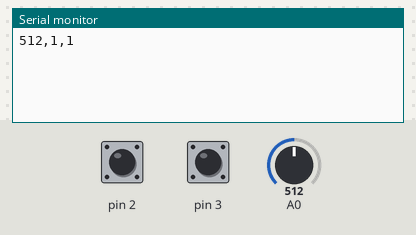
A sketch run on a simulated Arduino Uno, built with avr-gcc and run on an emulated ATmega328P. Shown: the last lines printed to the serial monitor. Inputs (shaded band) come from the test bench; at power-on: A0 = 512, pin 2 HIGH, pin 3 HIGH.

Above: at 1.2 s.
1.3 s: A0 set to 716
At 2.5 s:
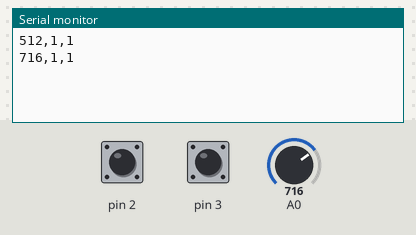
2.8 s: pin 2 pulled LOW for 0.15 s
At 3.5 s:
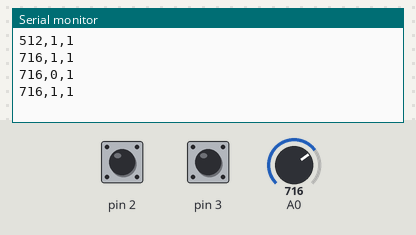
4.4 s: pin 3 pulled LOW for 0.15 s
At 5.3 s:
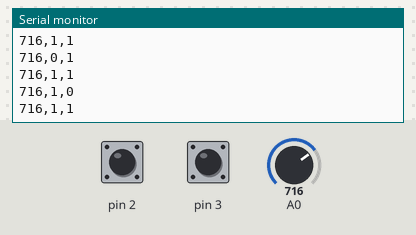
6.0 s: A0 set to 900
At 6.9 s:
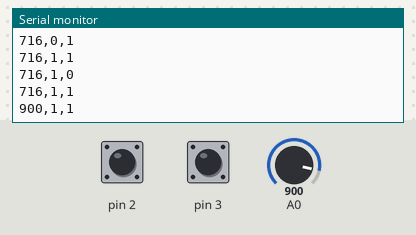
7.5 s: pin 2 pulled LOW for 1 s
At 9.7 s:
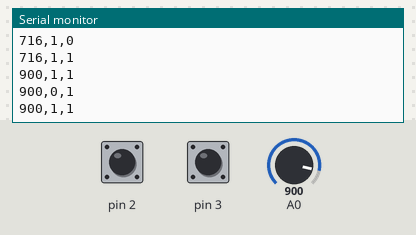
10.0 s: pin 3 pulled LOW for 1 s
At 12.5 s:
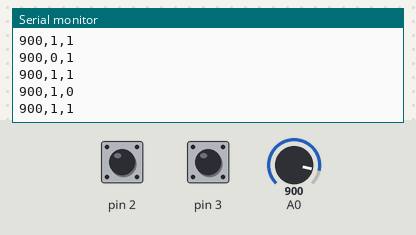
Timing chart, 0 to 13.5 s (numbered marks = the images above; inputs shaded):
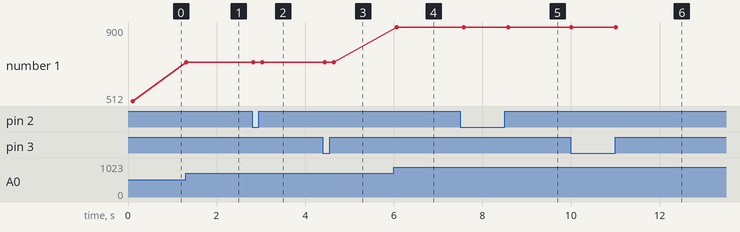

Measured:
- after the input at 1.3 s, the serial monitor: prints a new line at once (image 1)
- after the input at 2.8 s, the serial monitor: prints a new line at once (image 2)
- after the input at 4.4 s, the serial monitor: prints a new line after 0.05 s (image 3)
- after the input at 6.0 s, the serial monitor: prints a new line after 0.06 s (image 4)
- after the input at 7.5 s, the serial monitor: prints a new line after 0.08 s (image 5)
- after the input at 10.0 s, the serial monitor: prints a new line at once (image 6)
- plotted number 1: 512 → 716 after the input at 1.3 s, 716 → 900 after the input at 6.0 s

The sketch:

SerialComm_MultipleValues.ino
```cpp
/*interactionLab Fall 2026!
¡¡¡ stop p5.js before sending this code to arduino !!!
*/
const int numSensors = 3;        //change this according to your project
int sensorValues[numSensors];    //array to store sensor values
int p_sensorValues[numSensors];  //array to store previous sensor values

unsigned long lastRead = 0;
unsigned long period = 100;

void setup() {
  Serial.begin(57600);
  //all values will be 0 at the beginning
  for (int i = 0; i < numSensors; i++) {
    sensorValues[i] = 0;
    p_sensorValues[i] = 0;
  }

  //change this according to your project
  pinMode(2, INPUT_PULLUP);
  pinMode(3, INPUT_PULLUP);
}

void loop() {
  //read the values every 100 milliseconds only
  unsigned long now = millis();
  if (now - lastRead > period) {
    lastRead = now;
    //change this according to your project
    sensorValues[0] = analogRead(A0);
    sensorValues[1] = digitalRead(2);
    sensorValues[2] = digitalRead(3);

    //only print if at least one sensor value changed

    if (checkSensors()) { //comment this line if needed
      for (int i = 0; i < numSensors; i++) {
        Serial.print(sensorValues[i]);
        if (i != (numSensors - 1)) {
          Serial.print(",");  //add a comma to separate them
        } else {
          Serial.println();  // add linefeed after sending the last sensor value
        }
      }
    } //comment this line if needed
  }
  //record the last reading from every sensor
  for (int i = 0; i < numSensors; i++) {
    p_sensorValues[i] = sensorValues[i];
  }
}
//this function will check if any sensor value changed
bool checkSensors() {
  for (int i = 0; i < numSensors; i++) {
    if (sensorValues[i] != p_sensorValues[i]) {
      return true;
      break;
    } else if (i == numSensors - 1) {
      return false;
    }
  }
}
```
